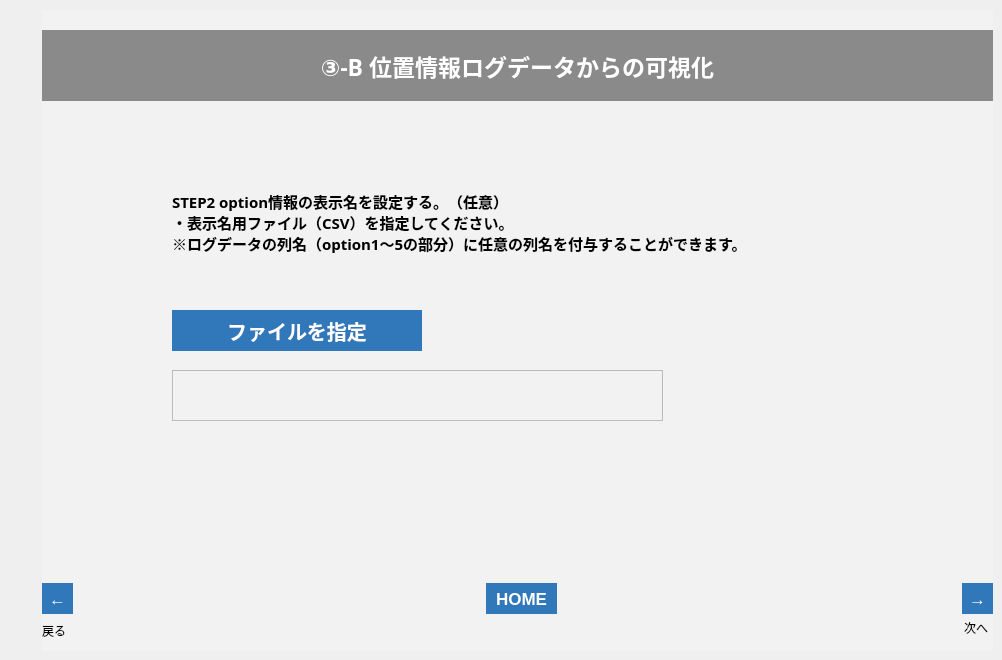
   <widget class="QWidget" name="tab_28">
    <attribute name="title">
     <string>ページ</string>
    </attribute>
    <widget class="QFrame" name="frame_32">
     <property name="geometry">
      <rect>
       <x>42</x>
       <y>10</y>
       <width>951</width>
       <height>641</height>
      </rect>
     </property>
     <property name="styleSheet">
      <string notr="true">background-color: rgb(242, 242, 242);</string>
     </property>
     <property name="frameShape">
      <enum>QFrame::NoFrame</enum>
     </property>
     <property name="frameShadow">
      <enum>QFrame::Plain</enum>
     </property>
     <property name="lineWidth">
      <number>0</number>
     </property>
     <widget class="QLabel" name="lbl_003_7_n_2">
      <property name="geometry">
       <rect>
        <x>922</x>
        <y>610</y>
        <width>31</width>
        <height>16</height>
       </rect>
      </property>
      <property name="text">
       <string>次へ</string>
      </property>
     </widget>
     <widget class="QLabel" name="label_118">
      <property name="geometry">
       <rect>
        <x>0</x>
        <y>610</y>
        <width>50</width>
        <height>21</height>
       </rect>
      </property>
      <property name="text">
       <string>戻る</string>
      </property>
     </widget>
     <widget class="QToolButton" name="btn_003_7_n_2">
      <property name="geometry">
       <rect>
        <x>920</x>
        <y>573</y>
        <width>31</width>
        <height>31</height>
       </rect>
      </property>
      <property name="font">
       <font>
        <pointsize>13</pointsize>
        <weight>75</weight>
        <bold>true</bold>
       </font>
      </property>
      <property name="styleSheet">
       <string notr="true">background-color: rgb(48,120,186);
color: rgb(255, 255, 255);
border: none;</string>
      </property>
      <property name="text">
       <string>→</string>
      </property>
     </widget>
     <widget class="QToolButton" name="btn_003_7_b_2">
      <property name="geometry">
       <rect>
        <x>0</x>
        <y>573</y>
        <width>31</width>
        <height>31</height>
       </rect>
      </property>
      <property name="font">
       <font>
        <pointsize>13</pointsize>
        <weight>75</weight>
        <bold>true</bold>
       </font>
      </property>
      <property name="styleSheet">
       <string notr="true">background-color: rgb(48,120,186);
color: rgb(255, 255, 255);
border: none;</string>
      </property>
      <property name="text">
       <string>←</string>
      </property>
     </widget>
     <widget class="QLabel" name="label_119">
      <property name="geometry">
       <rect>
        <x>0</x>
        <y>20</y>
        <width>951</width>
        <height>71</height>
       </rect>
      </property>
      <property name="font">
       <font>
        <family>游ゴシック</family>
        <pointsize>17</pointsize>
        <weight>75</weight>
        <bold>true</bold>
       </font>
      </property>
      <property name="styleSheet">
       <string notr="true">background-color: rgb(138, 138, 138);
color: rgb(255, 255, 255);</string>
      </property>
      <property name="text">
       <string>③-B 位置情報ログデータからの可視化</string>
      </property>
      <property name="alignment">
       <set>Qt::AlignCenter</set>
      </property>
     </widget>
     <widget class="QToolButton" name="btn_home_22_2">
      <property name="geometry">
       <rect>
        <x>444</x>
        <y>573</y>
        <width>71</width>
        <height>31</height>
       </rect>
      </property>
      <property name="font">
       <font>
        <pointsize>13</pointsize>
        <weight>75</weight>
        <bold>true</bold>
       </font>
      </property>
      <property name="styleSheet">
       <string notr="true">background-color: rgb(48,120,186);
color: rgb(255, 255, 255);
border: none;</string>
      </property>
      <property name="text">
       <string>HOME</string>
      </property>
     </widget>
     <widget class="QLabel" name="label_40">
      <property name="geometry">
       <rect>
        <x>130</x>
        <y>180</y>
        <width>711</width>
        <height>101</height>
       </rect>
      </property>
      <property name="font">
       <font>
        <family>游ゴシック</family>
        <pointsize>11</pointsize>
        <weight>75</weight>
        <bold>true</bold>
       </font>
      </property>
      <property name="styleSheet">
       <string notr="true">border-color: rgb(220, 220, 220);</string>
      </property>
      <property name="frameShape">
       <enum>QFrame::Box</enum>
      </property>
      <property name="lineWidth">
       <number>0</number>
      </property>
      <property name="midLineWidth">
       <number>0</number>
      </property>
      <property name="text">
       <string>STEP2 option情報の表示名を設定する。（任意）
・表示名用ファイル（CSV）を指定してください。
※ログデータの列名（option1～5の部分）に任意の列名を付与することができます。
</string>
      </property>
      <property name="alignment">
       <set>Qt::AlignLeading|Qt::AlignLeft|Qt::AlignTop</set>
      </property>
     </widget>
     <widget class="QPushButton" name="btn_option_load_4">
      <property name="geometry">
       <rect>
        <x>130</x>
        <y>300</y>
        <width>250</width>
        <height>41</height>
       </rect>
      </property>
      <property name="font">
       <font>
        <family>游ゴシック</family>
        <pointsize>15</pointsize>
        <weight>75</weight>
        <bold>true</bold>
       </font>
      </property>
      <property name="autoFillBackground">
       <bool>false</bool>
      </property>
      <property name="styleSheet">
       <string notr="true">background-color: rgb(48,120,186);
color: rgb(255, 255, 255);
border: none;</string>
      </property>
      <property name="text">
       <string>ファイルを指定</string>
      </property>
     </widget>
     <widget class="QListWidget" name="list_optioncsv_4">
      <property name="geometry">
       <rect>
        <x>130</x>
        <y>360</y>
        <width>491</width>
        <height>51</height>
       </rect>
      </property>
      <property name="font">
       <font>
        <pointsize>12</pointsize>
       </font>
      </property>
     </widget>
     <widget class="QLabel" name="lbl_001_12">
      <property name="geometry">
       <rect>
        <x>130</x>
        <y>430</y>
        <width>711</width>
        <height>51</height>
       </rect>
      </property>
      <property name="font">
       <font>
        <family>游ゴシック</family>
        <pointsize>16</pointsize>
        <weight>75</weight>
        <bold>true</bold>
       </font>
      </property>
      <property name="styleSheet">
       <string notr="true">border-color: rgb(220, 220, 220);
color: rgb(255, 0, 0);</string>
      </property>
      <property name="frameShape">
       <enum>QFrame::Box</enum>
      </property>
      <property name="lineWidth">
       <number>0</number>
      </property>
      <property name="midLineWidth">
       <number>0</number>
      </property>
      <property name="text">
       <string/>
      </property>
      <property name="alignment">
       <set>Qt::AlignLeading|Qt::AlignLeft|Qt::AlignVCenter</set>
      </property>
     </widget>
    </widget>
   </widget>
